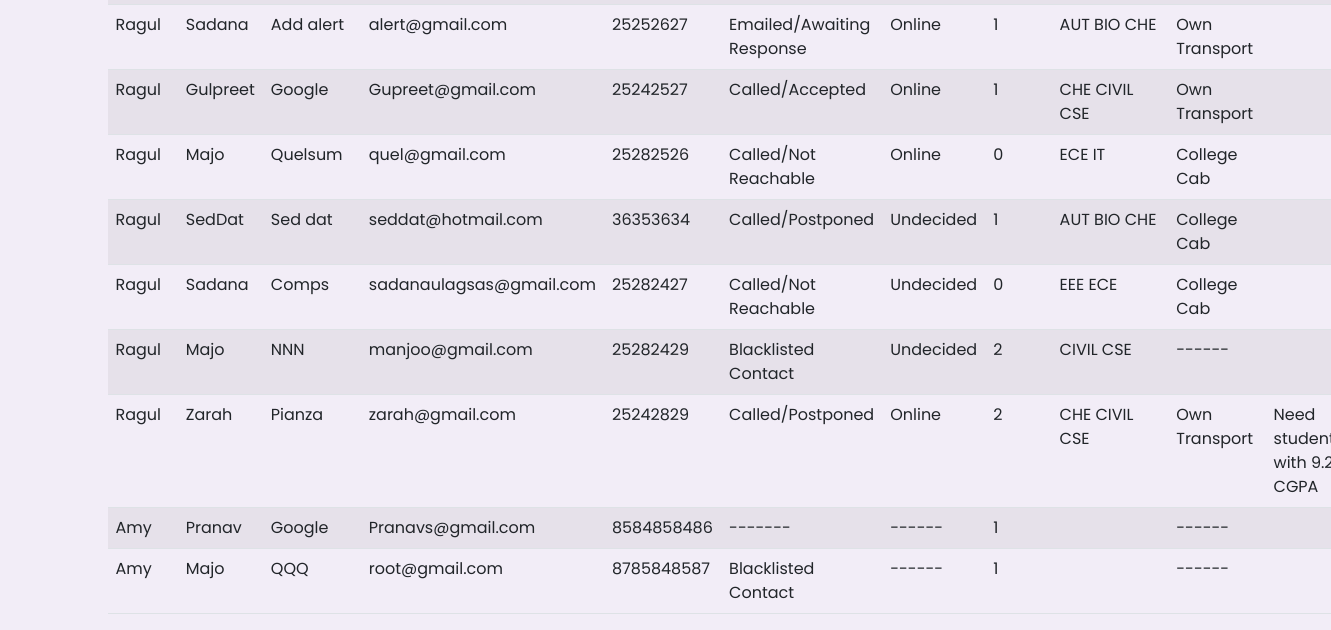
The page /team_eds/teams_eds_view_allhrs/ (signed in, lower part) on the database as committed earlier.
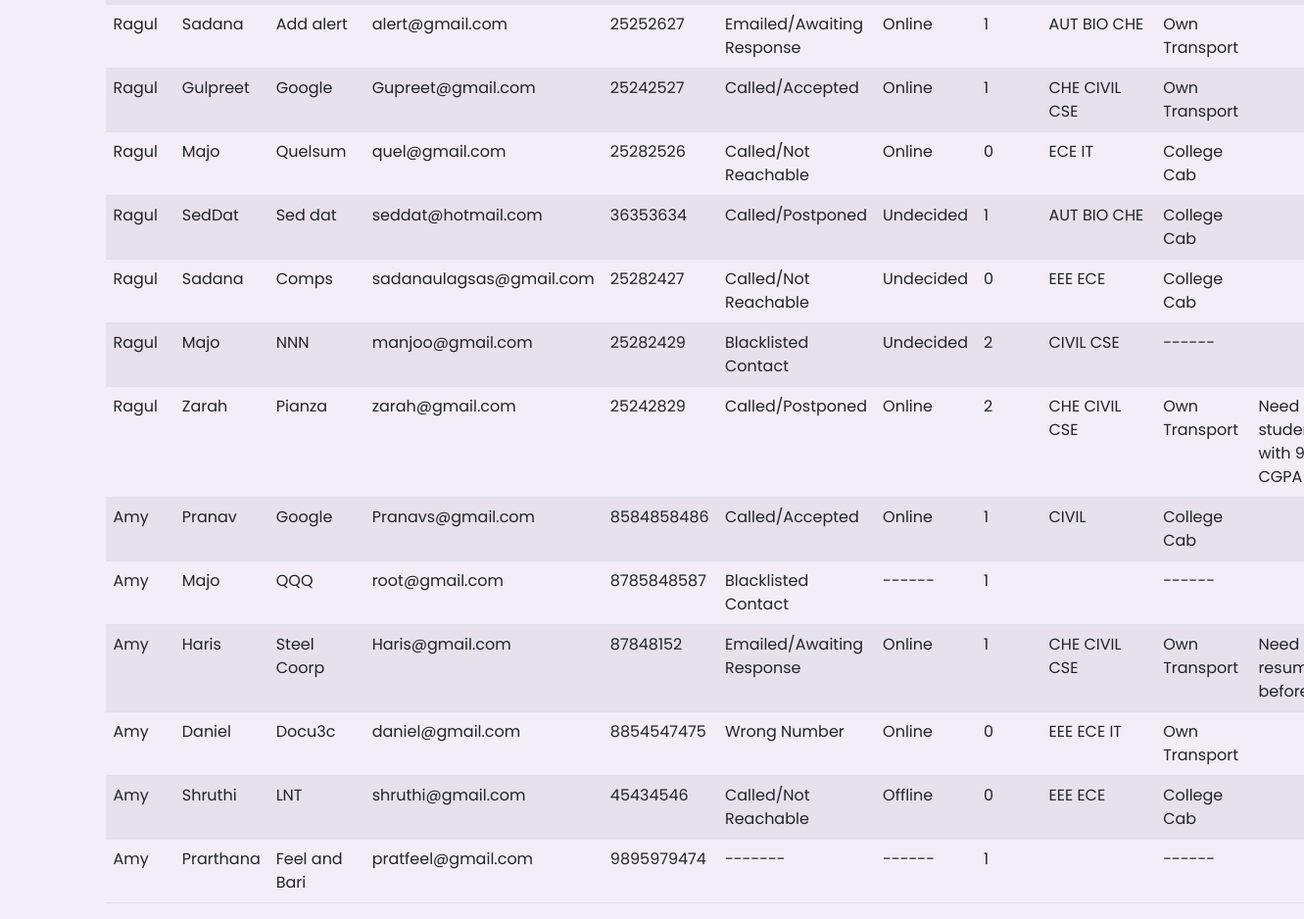
The same page on the database as committed later.
### hr_features/models.py (models this page shows)
class Hr(models.Model):
    added_by=models.ForeignKey(User,on_delete=models.SET_NULL,null=True)
    fullname=models.CharField( max_length=70)
    companyname=models.CharField( max_length=70)
    email=models.CharField( max_length=70,unique=True)
    mobile = models.CharField(max_length=10,unique=True)
    status=models.CharField(choices=STATUS_CHOICE,max_length=70)
    interview=models.CharField(choices=INTERVIEW_CHOICE,max_length=70)
    hrcount=models.PositiveIntegerField()
    dept=models.CharField(max_length=70)
    transport=models.CharField(choices=TRANSPORT_CHOICE,max_length=70)
    extra_comments=models.TextField()
    internship=models.BooleanField(default=False)
    dtoc=models.DateTimeField(auto_now_add=True,null=True)

### accounts/models.py (models this page shows, shortened)
class User(AbstractBaseUser):
    fullname=models.CharField(max_length=50,null=True)
    email = models.EmailField(verbose_name='email address',max_length=255,unique=True)
    is_active = models.BooleanField(default=True)
    is_admin = models.BooleanField(default=False)
    user_type=models.CharField(max_length=35,null=True,choices=UserChoice)
    objects = MyUserManager()
    USERNAME_FIELD = 'email'
    REQUIRED_FIELDS = []

### team_eds/views.py (the view)
# urls.py: path('teams_eds_view_allhrs/',views.teams_eds_view_allhrs,name='teams_eds_view_allhrs'),
def teams_eds_view_allhrs(request):
    if request.user.is_authenticated and check_team_ed(request.user):
        hrs=Hr.objects.order_by('added_by').all()
        myFilter=OrderFilter(request.GET, queryset=hrs)
        hrs=myFilter.qs
        return render(request,'team_eds/view_allhrs.html',{"hrs":hrs,"myFilter":myFilter })
    else:
        return redirect('teams_eds_login')

### team_eds/views.py (called while the page is built)
def check_team_ed(user):
    if user.user_type == 'TEAM_ED':
        return True
    else:
	    return False

### team_eds/templates/team_eds/view_allhrs.html (shortened to what this page needs)
{% extends 'team_eds/layout.html' %}
{% load static %}
{% block main %}
<div class="row">
        <div class="row">
            <div class="col">
        <table class="table table-striped " >
        <tbody>
                {% for h in hrs %}
            <tr>
                <td>{{h.added_by.fullname}}</td>
                <td>{{h.fullname}}</td>
                <td>{{h.companyname}}</td>
                <td>{{h.email}}</td>
                <td>{{h.mobile}}</td>
                <td>{{h.status}}</td>
                <td>{{h.interview}}</td>
                <td>{{h.hrcount}}</td>
                <td>{{h.dept}}</td>
                <td>{{h.transport}}</td>
                <td>{{h.extra_comments}}</td>
            </tr>
            {% endfor %}
        </tbody>
        </table>
</div>
{% endblock %}

Rows that differ between the two databases and show on the page:
changed Hr "Pranav": status "-------" → "Called/Accepted"; interview "------" → "Online"; dept (not shown) → "CIVIL"; transport "------" → "College Cab"
added Hr: added_by.fullname "Amy", fullname "Haris", companyname "Steel Coorp", email "Haris@gmail.com", mobile "87848152", status "Emailed/Awaiting Response", interview "Online", hrcount "1", dept "CHE CIVIL CSE", transport "Own Transport", extra_comments "Need…"
added Hr: added_by.fullname "Amy", fullname "Daniel", companyname "Docu3c", email "daniel@gmail.com", mobile "8854547475", status "Wrong Number", interview "Online", hrcount "0", dept "EEE ECE IT", transport "Own Transport"
added Hr: added_by.fullname "Amy", fullname "Shruthi", companyname "LNT", email "shruthi@gmail.com", mobile "45434546", status "Called/Not Reachable", interview "Offline", hrcount "0", dept "EEE ECE", transport "College Cab"
added Hr: added_by.fullname "Amy", fullname "Prarthana", companyname "Feel and Bari", email "pratfeel@gmail.com", mobile "9895979474", status "-------", interview "------", hrcount "1", transport "------"
